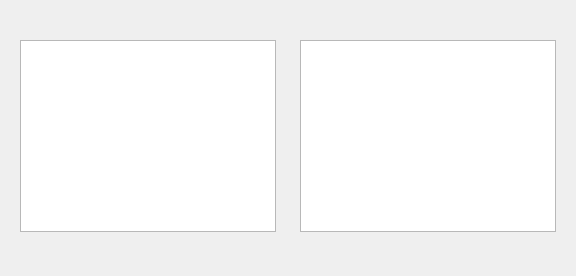
<?xml version="1.0" encoding="UTF-8"?>
<ui version="4.0">
 <class>Dialog</class>
 <widget class="QDialog" name="Dialog">
  <property name="geometry">
   <rect>
    <x>0</x>
    <y>0</y>
    <width>576</width>
    <height>276</height>
   </rect>
  </property>
  <property name="windowTitle">
   <string>Ver ensayos</string>
  </property>
  <widget class="QTableView" name="tableView">
   <property name="geometry">
    <rect>
     <x>20</x>
     <y>40</y>
     <width>256</width>
     <height>192</height>
    </rect>
   </property>
  </widget>
  <widget class="QTableView" name="tableView_2">
   <property name="geometry">
    <rect>
     <x>300</x>
     <y>40</y>
     <width>256</width>
     <height>192</height>
    </rect>
   </property>
  </widget>
 </widget>
 <resources/>
 <connections>
  <connection>
   <sender>tableView</sender>
   <signal>clicked(QModelIndex)</signal>
   <receiver>Dialog</receiver>
   <slot>close()</slot>
   <hints>
    <hint type="sourcelabel">
     <x>147</x>
     <y>135</y>
    </hint>
    <hint type="destinationlabel">
     <x>287</x>
     <y>137</y>
    </hint>
   </hints>
  </connection>
 </connections>
</ui>
